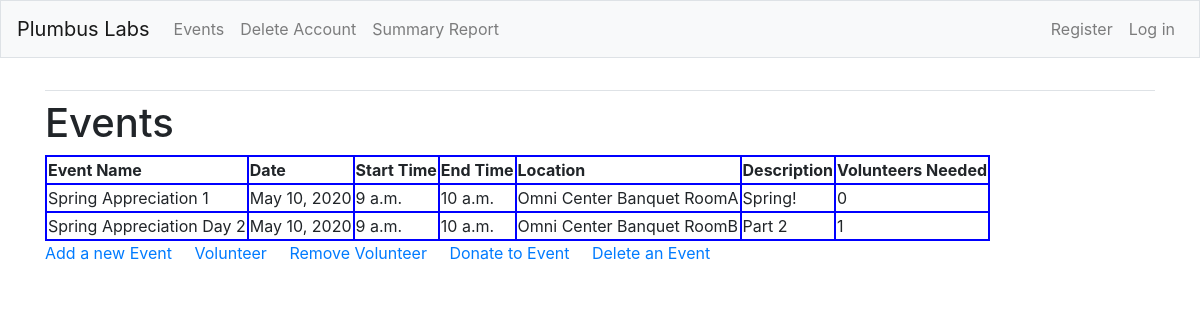
Screenshot of /events/ with the database file from the repository.
### book_keeping/models.py (models this page shows, shortened)
class Event(models.Model):
    name = models.CharField(max_length=200)
    date_of_event = models.DateField(default=date.today)
    start_time = models.TimeField()
    end_time = models.TimeField()
    location = models.CharField(max_length=200)
    description = models.CharField(max_length=200)
    num_volunteers_total = models.IntegerField()
    num_volunteers = models.IntegerField(default=0)
    def get_volunteers_needed(self):
        return self.num_volunteers_total - self.num_volunteers

### book_keeping/views.py (the view)
# urls.py: path('events/', views.events, name='events'),
def events(request):
    events = Event.objects.order_by('date_of_event')
    events_dict = {'events': events}
    return render(request, 'book_keeping/events.html', events_dict)

### templates/book_keeping/events.html (shortened to what this page needs)
{% extends 'book_keeping/base.html' %}
{% load static %}
{% block content %}
  <link rel="stylesheet" href="{% static "css/events.css" %}"/>
  <h1>Events</h1>
  <div id="event_table">
    {% if events %}
      <table>
        <thead>
          <th>Event Name</th>
          <th>Date</th>
          <th>Start Time</th>
          <th>End Time</th>
          <th>Location</th>
          <th>Description</th>
          <th>Volunteers Needed</th>
        </thead>
        {% for evnt in events %}
          <tr>
            <td>{{ evnt.name }}</td>
            <td>{{ evnt.date_of_event }}</td>
            <td>{{ evnt.start_time }}</td>
            <td>{{ evnt.end_time }}</td>
            <td>{{ evnt.location }}</td>
            <td>{{ evnt.description }}</td>
            <td>{{ evnt.get_volunteers_needed }}</td>
          </tr>
        {% endfor %}
      </table>
    {% else %}
      <h4 id="no_events">There are currently no events scheduled. Stay tuned!</h4>
    {% endif %}
  </div>
  <a href="{% url 'book_keeping:new_event' %}">Add a new Event</a>
  <a href="{% url 'book_keeping:volunteer_event' %}">Volunteer</a>
  <a href="{% url 'book_keeping:unvolunteer_event' %}">Remove Volunteer</a>
  <a href="{% url 'book_keeping:donate_event' %}">Donate to Event</a>
  <a href="{% url 'book_keeping:delete_event' %}">Delete an Event</a>
{% endblock content %}

### templates/book_keeping/base.html (shortened to what this page needs)
{% load bootstrap4 %}
<!doctype html>
<html lang="en">
<head>
  {% bootstrap_css %}
</head>
<body>
  <nav class= "navbar navbar-expand-md navbar-light bg-light mb-4 border">
    <a class="navbar-brand" href="{% url 'book_keeping:index' %}">Plumbus Labs</a>
    <div class="collapse navbar-collapse" id="navbarCollapse">
      <ul class="navbar-nav mr-auto">
        <li class="nav-item">
          <a class="nav-link" href="{% url 'book_keeping:events' %}">
            Events</a></li>
        <li class="nav-item">
          <a class="nav-link" href="{% url 'users:delete_account' %}">
            Delete Account</a></li>
        <li class="nav-item">
          <a class="nav-link" href="{% url 'book_keeping:summary_report' %}">
            Summary Report</a></li>
      </ul>
      <ul class="navbar-nav ml-auto">
        {% if user.is_authenticated %}
          <li class="nav-item">
            <span class="navbar-text}">Hello, {{ user.username }}.</span>
          </li>
          <li class="nav-item">
            <a class="nav-link" href="{% url 'users:logout' %}">Log out</a>
          </li>
        {% else %}
          <li class="nav-item">
            <a class="nav-link" href="{% url 'users:register' %}">Register</a>
          </li>
          <li class="nav-item">
            <a class="nav-link" href="{% url 'users:login' %}">Log in</a></li>
        {% endif %}
      </ul>
    </div>
  </nav>
  <main role="main" class="container">
    <div class="pb-2 mb-2 border-bottom">
    </div>
    <div>
      {% block content %}{% endblock content %}
    </div>
  </main>
</body>
</html>

### static/css/events.css (style rules this page uses)
#event_table table, th, td { border: 2px solid blue; }

### rows the page displays
Event: name "Spring Appreciation 1", date_of_event "May 10, 2020", start_time "9 a.m.", end_time "10 a.m.", location "Omni Center Banquet RoomA", description "Spring!", get_volunteers_needed "0"
Event: name "Spring Appreciation Day 2", date_of_event "May 10, 2020", start_time "9 a.m.", end_time "10 a.m.", location "Omni Center Banquet RoomB", description "Part 2", get_volunteers_needed "1"
